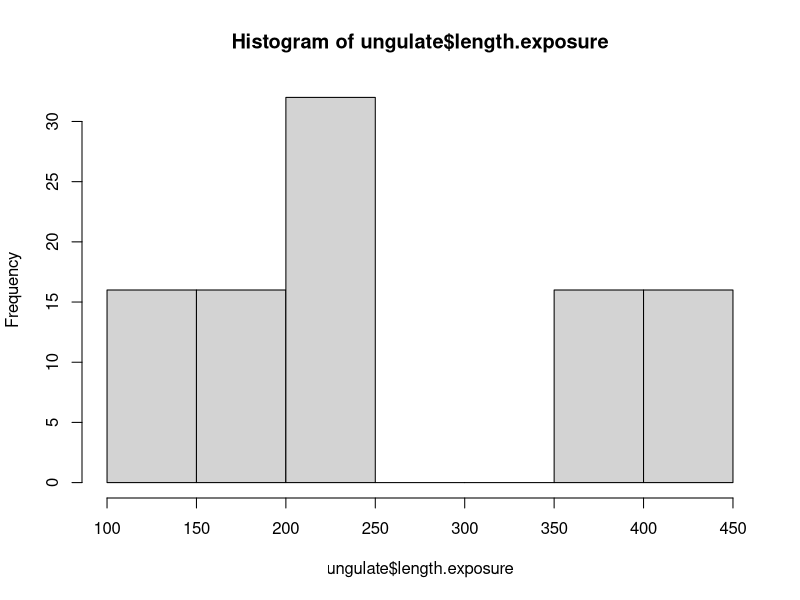
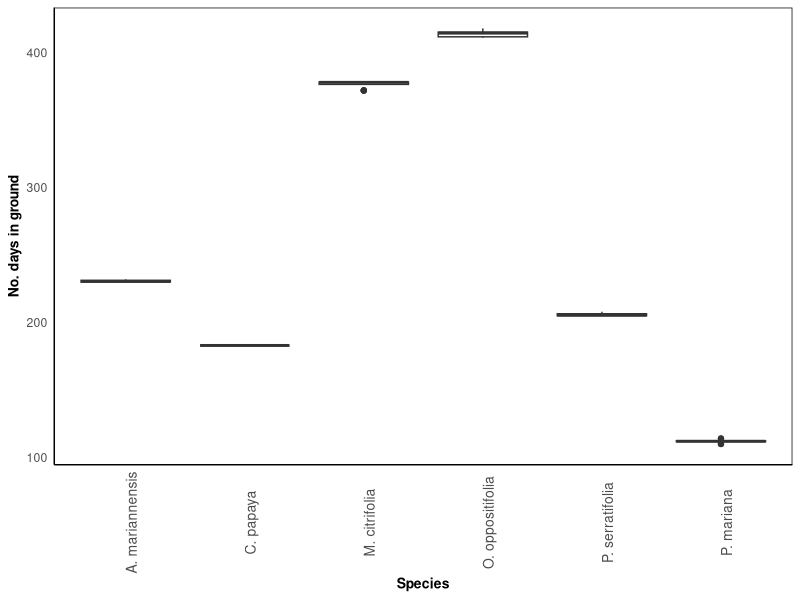
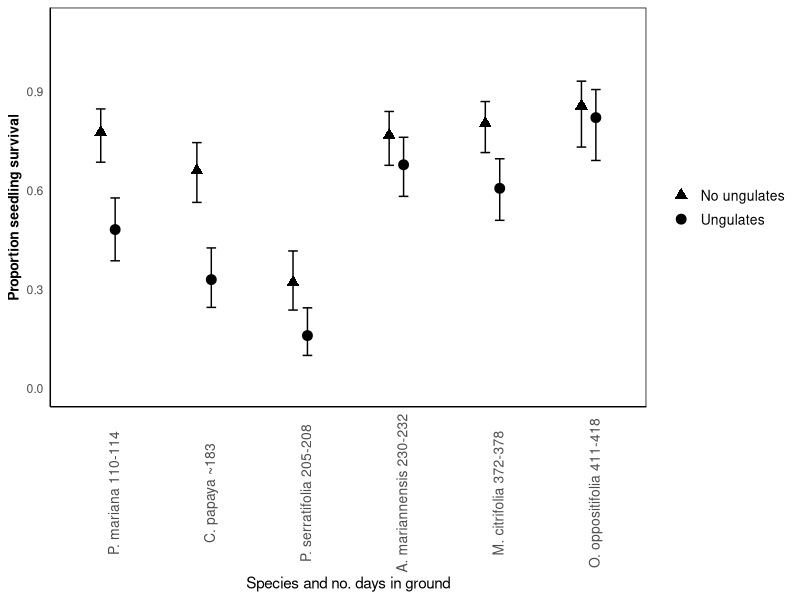

Source code (R) for these figures, in order:
##########################################################
#   Gawel et al. RSOS Contrasting Ecological Roles      ##
#   of non-native ungulates in a novel ecosystem.       ##
#   Supp Information - justification for using          ##
#   species instead of time in detailed                 ##
#   seedling plot analysis (GLMM)                       ## 
#   supp info on time in ground for seedlings           ##
##########################################################

##load packages###
library(plyr)
library(ggplot2)

##load data
ungulate <- read.csv("seedlingplots_guam.csv", stringsAsFactors=F)

#assign class of each column
factor_cols <- c("island","site", "species", "trt", "deer.abundance", "pig.abundance")
numeric_cols <- c("numplant", "alive", "dead", "length.exposure")
ungulate[factor_cols] <- lapply(ungulate[factor_cols], as.factor)
ungulate[numeric_cols] <- lapply(ungulate[numeric_cols], as.numeric)

#look at data
str(ungulate)
with(ungulate, table(species, length.exposure))

##Does length  of time in the ground affect treatment effects on seedling survival?

unique(ungulate$length.exposure)
hist(ungulate$length.exposure)
with(ungulate, table(species, length.exposure))

ggplot(ungulate,aes(species, length.exposure))+
  geom_boxplot()+
  ylab("No. days in ground")+
  scale_x_discrete("Species", labels=c("A. mariannensis", "C. papaya", "M. citrifolia", "O. oppositifolia", "P. serratifolia", "P. mariana"))+
  theme_minimal()+
  theme(axis.title.y=element_text(size=10, face="bold"),
        axis.title.x  = element_text(size=10,face ="bold"),
        axis.text.x  = element_text(size=10,angle=90),
        panel.grid.major = element_blank(),
        panel.grid.minor = element_blank(),
        panel.background = element_blank(),
        panel.border = element_rect(colour="black", fill=NA),
        axis.line.x=element_line(colour="black"),
        axis.line.y=element_line(colour="black"),
        strip.background = element_rect(colour = "white", fill="white"))

#Planting dates were staggered based on species. Because outplanting dates corresponded to species ready for outplanting, and since there are six species, we see that the time a seedling was in the ground can be grouped into six discrete groups.

#C. papaya: 183 days
#A. mariannensis: 230 - 232 days
#M. citrifolia: 372 - 378 days
#O. oppositifolia: 411 - 418 days
#P. serratifolia: 205 - 208 days
#P. mariana: 110 - 114 days

#Therefore, we group them into six groups by assigning them just one number instead of a range by replacing ranges of values with just one value picked from each group.

ungulate$length.exposure <- gsub("231", "230", ungulate$length.exposure)
ungulate$length.exposure <- gsub("232", "230", ungulate$length.exposure)
ungulate$length.exposure <- gsub("372", "378", ungulate$length.exposure)
ungulate$length.exposure <- gsub("379", "378", ungulate$length.exposure)
ungulate$length.exposure <- gsub("418", "414", ungulate$length.exposure)
ungulate$length.exposure <- gsub("415", "414", ungulate$length.exposure)
ungulate$length.exposure <- gsub("416", "414", ungulate$length.exposure)
ungulate$length.exposure <- gsub("411", "414", ungulate$length.exposure)
ungulate$length.exposure <- gsub("412", "414", ungulate$length.exposure)
ungulate$length.exposure <- gsub("208", "206", ungulate$length.exposure)
ungulate$length.exposure <- gsub("205", "206", ungulate$length.exposure)
ungulate$length.exposure <- gsub("113", "112", ungulate$length.exposure)
ungulate$length.exposure <- gsub("114", "112", ungulate$length.exposure)
ungulate$length.exposure <- gsub("111", "112", ungulate$length.exposure)
ungulate$length.exposure <- gsub("110", "112", ungulate$length.exposure)

unique(ungulate$length.exposure)

ungulate$length.exposure <- factor(ungulate$length.exposure, ordered = TRUE)

##Now, create plot similar to figure 1 in manuscript, except use our discrete lengths of time, corresponding to species, on the y axis, and order by length of time in ground:

newdf<-ddply(ungulate,.(trt, length.exposure),summarise,
             prop=sum(alive)/sum(numplant),
             low=prop.test(sum(alive),sum(numplant))$conf.int[1],
             upper=prop.test(sum(alive),sum(numplant))$conf.int[2])

newdf$length.exposure <- factor(newdf$length.exposure, levels = c("112", "183", "206", "230","378","414"))

#Relabel, matching values to species in x axis:
#C. papaya: 183 days
#A. mariannensis: 230 - 232 days
#M. citrifolia: 372 - 378 days
#O. oppositifolia: 411 - 418 days
#P. serratifolia: 205 - 208 days
#P. mariana: 110 - 114 days

ggplot(newdf,aes(length.exposure,prop, ymin=low, ymax=upper, shape=trt))+
  geom_point(stat="identity", position=position_dodge(width=0.3), size=3)+
  geom_errorbar(width=0.2, position=position_dodge(width=0.3))+
  ylab("Proportion seedling survival")+
  ylim(0,1.1)+
  scale_x_discrete("Species and no. days in ground", labels=c("P. mariana 110-114", "C. papaya ~183", "P. serratifolia 205-208", "A. mariannensis 230-232", "M. citrifolia 372-378","O. oppositifolia 411-418"))+
  scale_shape_manual(values=c(17,19), breaks=c("fenced","ungulate"), labels=c("No ungulates", "Ungulates"))+
  theme_minimal()+
  theme(axis.title.y=element_text(size=10, face="bold"),
        axis.text.x  = element_text(size=10,angle=90),
        panel.grid.major = element_blank(),
        panel.grid.minor = element_blank(),
        panel.background = element_blank(),
        panel.border = element_rect(colour="black", fill=NA),
        axis.line.x=element_line(colour="black"),
        axis.line.y=element_line(colour="black"),
        legend.title=element_blank(),
        legend.text=element_text(size=10),
        strip.background = element_rect(colour = "white", fill="white"))

